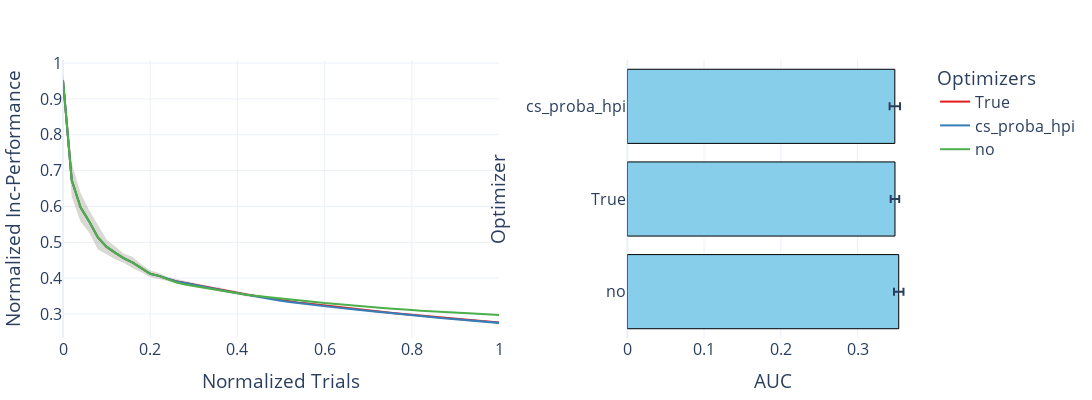

The notebook cell saved with this chart:
### Code cell
plot_one_thing('adjust_cs')
